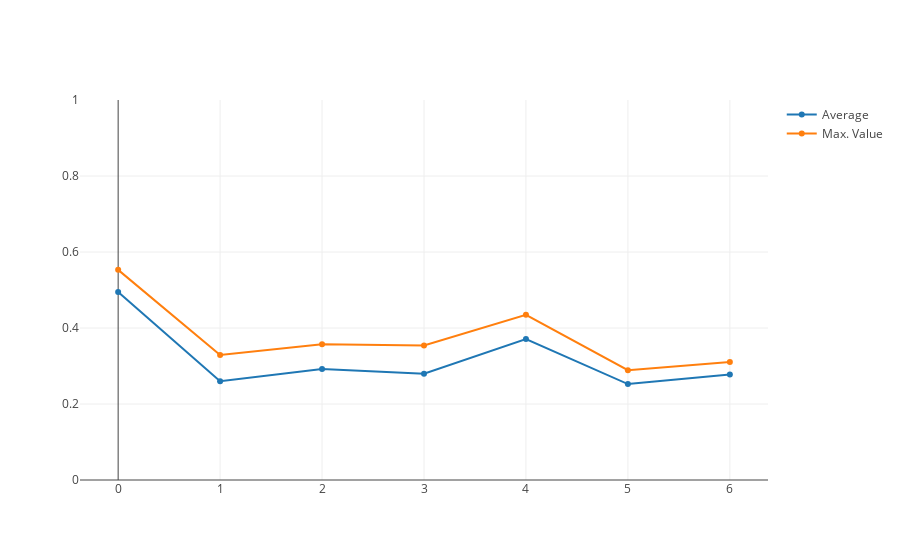

The notebook cell this image was saved under:
### Code cell
trace = go.Scatter(
    x = x_series,
    y = avg_series,
    name='Average'
)

trace2 = go.Scatter(
    x = x_series,
    y = max_series,
    name='Max. Value'
)

data = [trace, trace2]

layout = go.Layout(
    yaxis = dict(
        range=[0,1]
    )
)
fig = go.Figure(data=data, layout=layout)
iplot(fig, filename='basic-line')

### Figure 1 — Plotly figure (JSON) as saved in the notebook; plotly's stock layout.template omitted (floating-point values rounded to 4 significant figures)
{"data": [{"name": "Average", "type": "scatter", "uid": "6a382a7e-0a49-42fd-9c51-8c86d12a328f", "x": [0, 1, 2, 3, 4, 5, 6], "y": [0.495, 0.2599, 0.2919, 0.2795, 0.3709, 0.2524, 0.2777]}, {"name": "Max. Value", "type": "scatter", "uid": "775aebec-e4a6-43be-a963-1243ca44892f", "x": [0, 1, 2, 3, 4, 5, 6], "y": [0.553, 0.3288, 0.3571, 0.3539, 0.4346, 0.2891, 0.3107]}], "layout": {"autosize": true, "xaxis": {"autorange": true, "range": [-0.3571, 6.357], "type": "linear"}, "yaxis": {"range": [0, 1], "type": "linear"}}}
